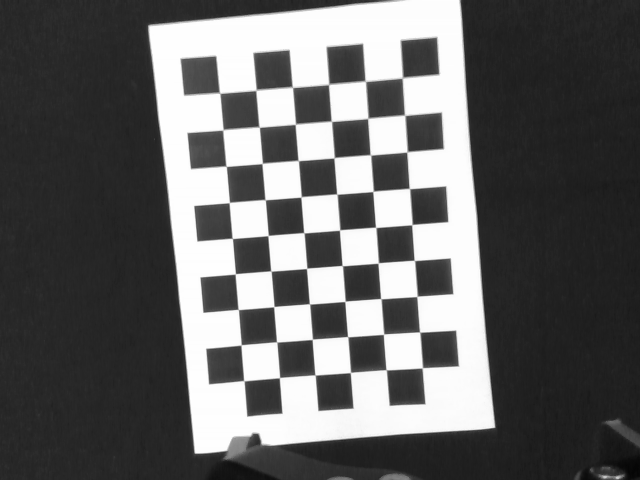
//> input picture Fri_Nov_25_17-19-40_2022/Fri_Nov_25_17-19-40_2022/image01.bmp, 640 x 480 px; its folder holds 4 pictures in this run
$ ./main   (built with g++ and OpenCV 4)
//> lines starting //> are read from the running program, lines starting //| are printed output that depends on the picture
#include <opencv2/opencv.hpp>
#include <iostream>
#include <math.h>
#include <Eigen\Dense>
#include <string>
#include <io.h>
#include <fstream>


using namespace Eigen;
using namespace std;
using namespace cv;

Mat R_T2HomogeneousMatrix(const Mat& R, const Mat& T);
void HomogeneousMtr2RT(Mat& HomoMtr, Mat& R, Mat& T);
bool isRotatedMatrix(Mat& R);
Mat eulerAngleToRotateMatrix(const Mat& eulerAngle, const std::string& seq);
Mat quaternionToRotatedMatrix(const Vec4d& q);
Mat attitudeVectorToMatrix(const Mat& m, bool useQuaternion, const string& seq);
void m_calibration(vector<string>& FilesName, Size board_size, Size square_size, Mat& cameraMatrix, Mat& distCoeffs, vector<Mat>& rvecsMat, vector<Mat>& tvecsMat, vector<Mat>& rvecsMat0, vector<Mat>& tvecsMat0);


//数据使用的已有的值
//相机中13组标定板的位姿，x,y,z，rx,ry,rz,
/*
Mat_<double> CalPose = (cv::Mat_<double>(13, 6) <<
	-0.072944147641399, -0.06687830562048944, 0.4340418493881254, -0.2207496117519063, 0.0256862005614321, 0.1926014162476009,
	-0.01969337858360518, -0.05095294728651902, 0.3671266719105768, 0.1552099329677287, -0.5763323472739464, 0.09956130526058841,
	0.1358164536530692, -0.1110802522656379, 0.4001396735998251, -0.04486168331242635, -0.004268942058870162, 0.05290073845562016,
	0.1360676260120161, -0.002373036366121294, 0.3951670952829301, -0.4359637938379769, 0.00807193982932386, 0.06162504121755787,
	-0.1047666520352697, -0.01377729010376614, 0.4570029374109721, -0.612072103513551, -0.04939465180949879, -0.1075464055169537,
	0.02866460103085085, -0.1043911269729344, 0.3879127305077527, 0.3137563103168434, -0.02113958397023016, 0.1311397970432597,
	0.1122741829392126, 0.001044006395747612, 0.3686697279333643, 0.1607160803445018, 0.2468677059920437, 0.1035103912091547,
	-0.06079521129779342, -0.02815190820828123, 0.4451740202390909, 0.1280935541917056, -0.2674407142401368, 0.1633865613363686,
	-0.02475533256363622, -0.06950841248698086, 0.2939836207787282, 0.1260629671933584, -0.2637748974005461, 0.1634102148863728,
	0.1128618887222624, 0.00117877722121125, 0.3362496409334229, 0.1049541359309871, -0.2754352318773509, 0.4251492928748009,
	0.1510545750008333, -0.0725019944548204, 0.3369908269102371, 0.2615745097093249, -0.1295598776133405, 0.6974394284203849,
	0.04885313290076512, -0.06488755216394324, 0.2441532410787161, 0.1998243391807502, -0.04919417529483511, -0.05133193756053007,
	0.08816140480523708, -0.05549965109057759, 0.3164905645998022, 0.164693654482863, 0.1153894876338608, 0.01455551646362294);

/*
Mat_<double> ToolPose = (cv::Mat_<double>(16, 6) <<
-0.49231285,  0.18113587,  0.24438224, -2.58457221, -1.76926073, -0.03413765,
-0.44666499,  0.20994852,  0.24436463, -2.58456951, -1.76929599, -0.03433315,
-0.48189749,  0.12119823,  0.24439126, -2.58449784, -1.7691939, -0.03420369,
-0.56628937,  0.12674834,  0.24438187, -2.58448124, -1.76937623, -0.03423968,
-0.53009673,  0.24997356,  0.24440751, -2.58448124, -1.76933143, -0.0343062,
-0.53130604,  0.18499097,  0.22159947, -2.33897148, -2.08740848, -0.03583381,
-0.48691669,  0.18499775,  0.22157271, -2.8293713, -1.33562957, -0.03149124,
-0.52492348,  0.11494154,  0.22158581, -2.82935514, -1.33586435, -0.03139239,
-0.52567897,  0.15355645,  0.22158586, -2.82949388, -1.33560952, -0.03150532,
-0.5373281,  0.24869937,  0.26473846, -2.35653314, -2.0673832, -0.03566578,
-0.53729278,  0.14117137,  0.26472849, -2.35676239, -2.06719262, -0.03590201,
-0.48011845,  0.14113973,  0.26476989, -2.3566664, -2.06716078, -0.03566359,
-0.47718025,  0.13960469,  0.26730678, -2.91012513, -1.17270361, -0.04329864,
-0.54959481,  0.13962604,  0.2673394, -2.96013399, -1.03596063, -0.04288144,
-0.4587878,   0.18526934,  0.26734815, -2.95994396, -1.03606047, -0.04293956,
-0.49721658,  0.18193714,  0.26989715,  2.87110418,  1.00354908, -0.1663514); //04标定数据
*/
//机械臂末端13组位姿,x,y,z,rx,ry,rz
/*
Mat_<double> ToolPose = (cv::Mat_<double>(18, 6) <<
	-0.47262094,  0.15586345,  0.31719838, -1.92726779, -2.47331381, -0.02081063,
	-0.45740247,  0.12185793, 0.31721222, -2.1941084, -2.23784006, -0.01961464,
	-0.54939986,  0.12193493,  0.31726776, -2.19401449, -2.23764807, -0.01962044,
	-0.55660827,  0.26705787,  0.31725727, -2.19402042, -2.23774502, -0.01961607,
	-0.50059381,  0.27102397,  0.31718615, -2.19417578, -2.23791585, -0.01942449,
	-0.48737426,  0.16110843,  0.31724233, -2.60065113, -1.74452559, -0.01681714,
	-0.54617517,  0.0614836,  0.31725664, -2.95506626, -1.02949705, -0.01224048,
	-0.58419053,  0.10598133,  0.31725137, -2.95495237, -1.02958923, -0.01217588,
	-0.48648367,  0.19351801,  0.31725604, -2.95491889, -1.02963535, -0.01228079,
	-0.42126019,  0.18289687, 0.31720742, -2.95504234, -1.02952854, -0.01229755,
	-0.48160197,  0.14537841,  0.32101764,  2.87209407,  1.00174074, -0.22540814,
	-0.54278199,  0.14531701,  0.3210208,  2.87198785,  1.00184326, -0.22544345,
	-0.42396111,  0.31214188,  0.32098306,  2.87187933,  1.00164604, -0.22544516,
	-0.35770812,  0.23930883,  0.32103137,  2.87197266,  1.00181882, -0.22547622,
	-0.5162291,   0.15834344,  0.32940502, -2.87580658, -1.00716358, -0.23684506,
	-0.5754205,  0.01076326, 0.32937268, -2.87591133, -1.00712662, -0.23680695,
	-0.54433476,  0.10698335,  0.33395878, -2.22895581, -2.07114201, -0.38099654,
	-0.52836378,  0.18050263,  0.33397597, -2.22875369, -2.0712213, -0.38098654);  // 06标定数据*/
Mat_<double> ToolPose = (cv::Mat_<double>(20, 6) <<
	-0.49835378,  0.18026526,  0.23105621,  2.6145799,   1.68607664,  0.01326149,
-0.55674343,  0.11648082,  0.23246009,  2.12185278,  2.26064302,  0.30315816,
-0.55870445,  0.18453935,  0.21937721,  2.7942613,   0.89932147,  0.20515106,
-0.56050729,  0.24389209,  0.21875263,  2.1537516,   1.83133115,  0.07113669,
-0.62092332,  0.13707266,  0.21802162,  2.54880365,  1.30122249,  0.2392684,
-0.55576242,  0.04824733,  0.23905145,  3.03267909,  1.21842147, 0.15594604,
-0.46274972,  0.19906769,  0.27230332,  2.15843329, 2.63357234, 0.19156694,
-0.32924146,  0.22335662,  0.25758365,  2.89293113,  0.30448089, -0.45894559,
-0.51714978,  0.30072944,  0.31548851, 2.0632013, 2.40070119, -0.05039658,
-0.4903953,   0.28561995,  0.30183679,  2.65198206,  1.41809074,  0.1760023,
-0.52765498,  0.01196056,  0.31866186, 3.1273503,  1.0736474,  0.04632872,
-0.41793951,  0.24367578,  0.28887902, 1.9366007,  2.73618549, -0.19771895,
-0.48196411,  0.33405414,  0.28884921, 1.02886255, 3.22232721, -0.07911749,
-0.50765964,  0.20264815,  0.30860083,  2.96937673,  0.53856292,  0.20745904,
-0.56984617,  0.21288488,  0.26135811,  1.66714045, 2.35729663, -0.09245728,
-0.58277104,  0.13353368,  0.30545911,  2.97068042,  0.19301497,  0.11847784,
-0.49108837,  0.11874885,  0.37920522, 3.11685052, 0.92390712, -0.23202022,
-0.37913543,  0.07917403,  0.35593816, 2.17032489, 2.45895205, -0.21349414,
-0.46115461,  0.1961118,  0.33077234,  2.90664351,  0.68784452, -0.06574012,
-0.58927869,  0.24916414,  0.35974828,  1.84905267,  2.52647221,  0.25412332);


int main(int argc, char** argv)
{
	//数据声明
	vector<Mat> R_gripper2base;
	vector<Mat> T_gripper2base;
	vector<Mat> R_target2cam;
	vector<Mat> T_target2cam;
	Mat R_cam2gripper = Mat(3, 3, CV_64FC1);				//相机与机械臂末端坐标系的旋转矩阵与平移矩阵
	Mat T_cam2gripper = Mat(3, 1, CV_64FC1);
	Mat Homo_cam2gripper = Mat(4, 4, CV_64FC1);

	vector<Mat> Homo_target2cam;
	vector<Mat> Homo_gripper2base;
	Mat tempR, tempT, temp;

	/*首先求解相机的外参（目标在相机坐标系中的位姿）*/
	Mat chessImage;

	Size board_size = Size(9, 6);                         // 标定板上每行、列的角点数
	Size square_size = Size(25, 25);                       // 实际测量得到的标定板上每个棋盘格的物理尺寸，单位mm


	Mat cameraMatrix = Mat(3, 3, CV_32FC1, Scalar::all(0));        // 摄像机内参数矩阵
	Mat distCoeffs = Mat(1, 5, CV_32FC1, Scalar::all(0));          // 摄像机的5个畸变系数：k1,k2,p1,p2,k3
	vector<Mat> rvecsMat;                                          // 存放所有图像的旋转向量，每一副图像的旋转向量为一个mat
	vector<Mat> tvecsMat;                                          // 存放所有图像的平移向量，每一副图像的平移向量为一个mat
	vector<Mat> rvecsMat0;                                          // 存放所有图像的旋转向量，每一副图像的旋转向量为一个mat
	vector<Mat> tvecsMat0;                                          // 存放所有图像的平移向量，每一副图像的平移向量为一个mat
	Mat calpose;
	vector<Mat> CalPose;

	vector<String> imagesPath;//创建容器存放读取图像路径

	string image_path = "D:/graduate/handeyecali/Fri_Nov_25_17-19-40_2022/Fri_Nov_25_17-19-40_2022/*.bmp";//待处理图像路径
	glob(image_path, imagesPath);//读取指定文件夹下图像

	m_calibration(imagesPath, board_size, square_size, cameraMatrix, distCoeffs, rvecsMat, tvecsMat, rvecsMat0, tvecsMat0);  // 相机内外参标定

	for (int i = 0; i < tvecsMat.size(); i++)
	{
		vconcat(tvecsMat[i]*0.001, rvecsMat[i], calpose);
		cout << "相机的外参" << i << ": " << calpose.t() << endl;
		CalPose.push_back(calpose.t());
	}

	for (int i = 0; i < CalPose.size(); i++)				//计算标定板与相机间的齐次矩阵（旋转矩阵与平移向量）
	{
		//temp = attitudeVectorToMatrix(CalPose.row(i), false, "");	//注意seq为空，相机与标定板间的为旋转向量
		temp = attitudeVectorToMatrix(CalPose[i], false, "");
		Homo_target2cam.push_back(temp);
		HomogeneousMtr2RT(temp, tempR, tempT);
		/*cout << i << "::" << temp << endl;
		cout << i << "::" << tempR << endl;
		cout << i << "::" << tempT << endl;*/
		R_target2cam.push_back(tempR);
		T_target2cam.push_back(tempT);
	}
	for (int j = 0; j < ToolPose.rows; j++)				//计算机械臂末端坐标系与机器人基坐标系之间的齐次矩阵
	{
		temp = attitudeVectorToMatrix(ToolPose.row(j), false, "");  //注意seq不是空，机械臂末端坐标系与机器人基坐标系之间的为欧拉角
		Homo_gripper2base.push_back(temp);
		HomogeneousMtr2RT(temp, tempR, tempT);
		/*cout << j << "::" << temp << endl;
		cout << j << "::" << tempR << endl;
		cout << j << "::" << tempT << endl;*/
		R_gripper2base.push_back(tempR);
		T_gripper2base.push_back(tempT);
	}
	//TSAI计算速度最快
	calibrateHandEye(R_gripper2base, T_gripper2base, R_target2cam, T_target2cam, R_cam2gripper, T_cam2gripper, CALIB_HAND_EYE_TSAI);

	Homo_cam2gripper = R_T2HomogeneousMatrix(R_cam2gripper, T_cam2gripper);
	cout << Homo_cam2gripper << endl;
	cout << "Homo_cam2gripper 是否包含旋转矩阵：" << isRotatedMatrix(Homo_cam2gripper) << endl;

	///

		/**************************************************
		* @note   手眼系统精度测试，原理是标定板在机器人基坐标系中位姿固定不变，
		*		  可以根据这一点进行演算
		**************************************************/
		//使用1,2组数据验证  标定板在机器人基坐标系中位姿固定不变
	cout << "1 : " << Homo_gripper2base[0] * Homo_cam2gripper * Homo_target2cam[0] << endl;
	cout << "2 : " << Homo_gripper2base[1] * Homo_cam2gripper * Homo_target2cam[1] << endl;
	//标定板在相机中的位姿
	cout << "3 : " << Homo_target2cam[1] << endl;
	cout << "4 : " << Homo_cam2gripper.inv() * Homo_gripper2base[1].inv() * Homo_gripper2base[0] * Homo_cam2gripper * Homo_target2cam[0] << endl;

	cout << "----手眼系统测试-----" << endl;
	cout << "机械臂下标定板XYZ为：" << endl;
	for (int i = 0; i < Homo_target2cam.size(); i++)
	{
		Mat chessPos{ 0.0,0.0,0.0,1.0 };  //4*1矩阵，单独求机械臂坐标系下，标定板XYZ
		Mat worldPos = Homo_gripper2base[i] * Homo_cam2gripper * Homo_target2cam[i] * chessPos;
		cout << i << ": " << worldPos.t() << endl;
	}
	waitKey(0);

	return 0;
}

/**************************************************
* @brief   将旋转矩阵与平移向量合成为齐次矩阵
* @note
* @param   Mat& R   3*3旋转矩阵
* @param   Mat& T   3*1平移矩阵
* @return  Mat      4*4齐次矩阵
**************************************************/
// [16 lines left out: function R_T2HomogeneousMatrix, not called in this run]

/**************************************************
* @brief    齐次矩阵分解为旋转矩阵与平移矩阵
* @note
* @param	const Mat& HomoMtr  4*4齐次矩阵
* @param	Mat& R              输出旋转矩阵
* @param	Mat& T				输出平移矩阵
* @return
**************************************************/
void HomogeneousMtr2RT(Mat& HomoMtr, Mat& R, Mat& T)
{
	// [6 lines of commented-out code are left out]
	Rect R_rect(0, 0, 3, 3);
	Rect T_rect(3, 0, 1, 3);
	R = HomoMtr(R_rect);
	T = HomoMtr(T_rect);

}

/**************************************************
* @brief	检查是否是旋转矩阵
* @note
* @param
* @param
* @param
* @return  true : 是旋转矩阵， false : 不是旋转矩阵
**************************************************/
// [10 lines left out: function isRotatedMatrix, not called in this run]

/**************************************************
* @brief   欧拉角转换为旋转矩阵
* @note
* @param    const std::string& seq  指定欧拉角的排列顺序；（机械臂的位姿类型有xyz,zyx,zyz几种，需要区分）
* @param    const Mat& eulerAngle   欧拉角（1*3矩阵）, 角度值
* @param
* @return   返回3*3旋转矩阵
**************************************************/
// [43 lines left out: function eulerAngleToRotateMatrix, not called in this run]

/**************************************************
* @brief   将四元数转换为旋转矩阵
* @note
* @param   const Vec4d& q   归一化的四元数: q = q0 + q1 * i + q2 * j + q3 * k;
* @return  返回3*3旋转矩阵R
**************************************************/
// [19 lines left out: function quaternionToRotatedMatrix, not called in this run]

/**************************************************
* @brief      将采集的原始数据转换为齐次矩阵（从机器人控制器中获得的）
* @note
* @param	  Mat& m    1*6//1*10矩阵 ， 元素为： x,y,z,rx,ry,rz  or x,y,z, q0,q1,q2,q3,rx,ry,rz
* @param	  bool useQuaternion      原始数据是否使用四元数表示
* @param	  string& seq         原始数据使用欧拉角表示时，坐标系的旋转顺序
* @return	  返回转换完的齐次矩阵
**************************************************/
Mat attitudeVectorToMatrix(const Mat& m, bool useQuaternion, const string& seq)
{
	CV_Assert(m.total() == 6 || m.total() == 10);
	//if (m.cols == 1)	//转置矩阵为行矩阵
	//	m = m.t();

	Mat temp = Mat::eye(4, 4, CV_64FC1);

	if (useQuaternion)
	{
		Vec4d quaternionVec = m({ 3,0,4,1 });   //读取存储的四元数
		quaternionToRotatedMatrix(quaternionVec).copyTo(temp({ 0,0,3,3 }));
	}
	else
	{
		Mat rotVec;
		if (m.total() == 6)
		{
			rotVec = m({ 3,0,3,1 });   //读取存储的欧拉角
		}
		if (m.total() == 10)
		{
			rotVec = m({ 7,0,3,1 });  //这边是不是有问题呢？
		}
		//如果seq为空，表示传入的是3*1旋转向量，否则，传入的是欧拉角
		if (0 == seq.compare(""))
		{
			Rodrigues(rotVec, temp({ 0,0,3,3 }));   //罗德利斯转换
		}
		else
		{
			eulerAngleToRotateMatrix(rotVec, seq).copyTo(temp({ 0,0,3,3 }));
		}
	}
	//存入平移矩阵
	temp({ 3,0,1,3 }) = m({ 0,0,3,1 }).t();
	return temp;   //返回转换结束的齐次矩阵
}


void m_calibration(vector<string>& FilesName, Size board_size, Size square_size, Mat& cameraMatrix, Mat& distCoeffs, vector<Mat>& rvecsMat, vector<Mat>& tvecsMat, vector<Mat>& rvecsMat0, vector<Mat>& tvecsMat0)
{
//> called with board_size = Size(9, 6), square_size = Size(25, 25)
	ofstream fout_0("calibration_result(solvepnp).txt");
	ofstream fout("calibration_result.txt");                       // 保存标定结果的文件

	cout << "开始提取角点………………" << endl;
	int image_count = 0;                                            // 图像数量
	Size image_size;                                                // 图像的尺寸

	vector<Point2f> image_points;                                   // 缓存每幅图像上检测到的角点
	vector<vector<Point2f>> image_points_seq;                       // 保存检测到的所有角点

	for (int i = 0; i < FilesName.size(); i++)
	{
		image_count++;

		// 用于观察检验输出
		cout << "image_count = " << image_count << endl;
		Mat imageInput = imread(FilesName[i]);
//> imageInput is the input picture: 480 rows x 640 cols, CV_8UC3; min 5, max 255, mean 101.2
		if (image_count == 1)  //读入第一张图片时获取图像宽高信息
		{
			image_size.width = imageInput.cols;
			image_size.height = imageInput.rows;
			cout << "image_size.width = " << image_size.width << endl;
//| image_size.width = 640
			cout << "image_size.height = " << image_size.height << endl;
//| image_size.height = 480
		}

		/* 提取角点 */
		bool bRes = findChessboardCorners(imageInput, board_size, image_points, 0);
//> image_points = 54 Points (x, y), first 12: [402.3, 77.89], [404.8, 115.3], [406.8, 152], [409.4, 188.5], [411.8, 224.7], [414.3, 260.4], [417.1, 296.4], [419.7, 332.1], [422.2, 367.9], [365.3, 81.25], [367.7, 118.4], [370.5, 155]; bRes = true
		if (bRes)
		{
			Mat view_gray;
			cout << "imageInput.channels()=" << imageInput.channels() << endl;
//| imageInput.channels()=3
			cvtColor(imageInput, view_gray, cv::COLOR_RGB2GRAY);

			/* 亚像素精确化 */
			cv::cornerSubPix(view_gray, image_points, cv::Size(11, 11), cv::Size(-1, -1), cv::TermCriteria(TermCriteria::EPS + TermCriteria::COUNT, 30, 0.01));
//> image_points = 54 Points (x, y), first 12: [402.4, 77.67], [404.7, 115.1], [407.1, 151.8], [409.4, 188.5], [411.9, 224.6], [414.4, 260.4], [417.1, 296.4], [419.7, 332.1], [422.4, 367.8], [365.4, 81.12], [367.8, 118.3], [370.4, 154.8]

			image_points_seq.push_back(image_points);  //保存亚像素角点
//> image_points_seq = 1 point lists

			/* 在图像上显示角点位置 */
			drawChessboardCorners(view_gray, board_size, image_points, true);
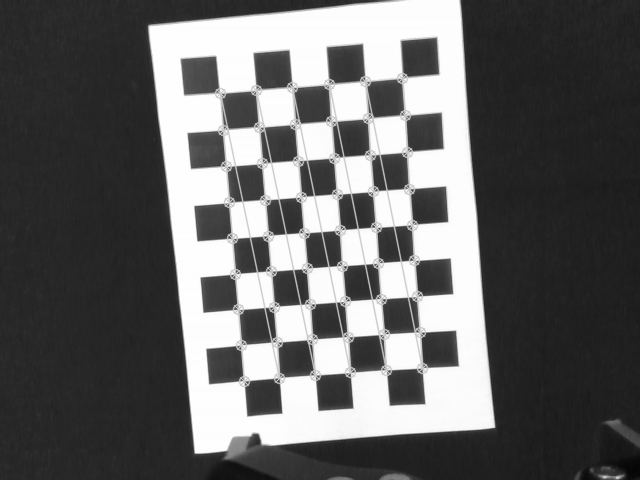
//> view_gray: 480 rows x 640 cols, CV_8UC1; min 5, max 255, mean 101.8

			imshow("Camera Calibration", view_gray);//显示图片
			waitKey(0);//暂停
		}
		else
		{
			cout << "第" << image_count << "张照片提取角点失败，请删除后，重新标定！" << endl; //找不到角点
			imshow("失败照片", imageInput);
			waitKey(0);
		}
	}
	cout << "角点提取完成！！！" << endl;


	/*棋盘三维信息*/
	vector<vector<Point3f>> object_points_seq;                     // 保存标定板上角点的三维坐标

	for (int t = 0; t < image_count; t++)
	{
		vector<Point3f> object_points;
		for (int i = 0; i < board_size.height; i++)
		{
			for (int j = 0; j < board_size.width; j++)
			{
				Point3f realPoint;
				/* 假设标定板放在世界坐标系中z=0的平面上 */
				realPoint.x = i * square_size.width;
				realPoint.y = j * square_size.height;
				realPoint.z = 0;
				object_points.push_back(realPoint);
			}
		}
		object_points_seq.push_back(object_points);
	}

	double distCoeffD[5] = {0,0,0,0,0};

	Mat cameraMatrix_0(Matx33d(607.2985229492188, 0, 315.4208984375,
		0, 607.184326171875, 233.615478515625,
		0, 0, 1));
	Mat distCoeffs_0 = Mat(1, 5, CV_64FC1, distCoeffD);          // 摄像机的5个畸变系数：k1,k2,p1,p2,k3
	Mat rvecs;                                          // 存放一张图像的旋转向量，每一副图像的旋转向量为一个mat
	Mat tvecs;                                          // 存放一张图像的平移向量，每一副图像的平移向量为一个mat
	//vector<Mat> rvecsMat0;
	//vector<Mat> tvecsMat0;

	cout << "************solvePnP准备运行*************" << endl;
	fout_0 << "相机内参数矩阵：" << endl;
	fout_0 << cameraMatrix_0 << endl << endl;
	fout_0 << "畸变系数：\n";
	fout_0 << distCoeffs_0 << endl << endl << endl;
	for (int i = 0; i < image_count; i++)
	{
		bool ret = cv::solvePnP(object_points_seq[i], image_points_seq[i], cameraMatrix_0, distCoeffs_0, rvecs, tvecs);
		fout_0 << "第" << i + 1 << "幅图像的旋转向量：" << endl;
		fout_0 << rvecs << endl;
		rvecsMat0.push_back(rvecs);

		fout_0 << "第" << i + 1 << "幅图像的平移向量：" << endl;
		fout_0 << tvecs << endl << endl;
		tvecsMat0.push_back(tvecs);

	}
	/* 运行标定函数 */
	double rms = calibrateCamera(object_points_seq, image_points_seq, image_size, cameraMatrix, distCoeffs, rvecsMat, tvecsMat, cv::CALIB_FIX_K3 + cv::CALIB_ZERO_TANGENT_DIST);
	cout << "RMS：" << rms << "像素" << endl << endl;
	cout << "标定完成！！！" << endl;

	cout << "开始评价标定结果………………";
	double total_err = 0.0;            // 所有图像的平均误差的总和
	double err = 0.0;                  // 每幅图像的平均误差
	double totalErr = 0.0;
	double totalPoints = 0.0;
	double total_err_0 = 0.0;            // solvepnp所有图像的平均误差的总和
	double err_0 = 0.0;                  // solvepnp每幅图像的平均误差
	double totalErr_0 = 0.0;
	vector<Point2f> image_points_pro;     // 保存重新计算得到的投影点
	vector<Point2f> image_points_pro_0;     // 保存solvepnp重新计算得到的投影点


	for (int i = 0; i < image_count; i++)
	{
		projectPoints(object_points_seq[i], rvecsMat[i], tvecsMat[i], cameraMatrix, distCoeffs, image_points_pro);   //通过得到的摄像机内外参数，对角点的空间三维坐标进行重新投影计算
		projectPoints(object_points_seq[i], rvecsMat0[i], tvecsMat0[i], cameraMatrix_0, distCoeffs_0, image_points_pro_0);

		err = norm(Mat(image_points_seq[i]), Mat(image_points_pro), NORM_L2);
		err_0 = norm(Mat(image_points_seq[i]), Mat(image_points_pro_0), NORM_L2);

		totalErr += err * err;
		totalErr_0 += err_0 * err_0;
		totalPoints += object_points_seq[i].size();

		err /= object_points_seq[i].size();
		err_0 /= object_points_seq[i].size();
		fout << "第" << i + 1 << "幅图像的平均误差：" << err << "像素" << endl;
		fout_0 << "第" << i + 1 << "幅图像的平均误差(solvepnp)：" << err_0 << "像素" << endl;
		total_err += err;
		total_err_0 += err_0;
	}
	fout << "重投影误差2：" << sqrt(totalErr / totalPoints) << "像素" << endl << endl;
	fout << "重投影误差3：" << total_err / image_count << "像素" << endl << endl;
	fout_0 << "重投影误差2：" << sqrt(totalErr_0 / totalPoints) << "像素" << endl << endl;
	fout_0 << "重投影误差3：" << total_err_0 / image_count << "像素" << endl << endl;
	cout << "x = " << cameraMatrix.at<double>(0, 2) << endl;
	cout << "y = " << cameraMatrix.at<double>(1, 2) << endl;
	cout << "x_0 = " << cameraMatrix_0.at<double>(0, 2) << endl;
	cout << "y_0 = " << cameraMatrix_0.at<double>(1, 2) << endl;

	//保存定标结果
	cout << "开始保存定标结果………………" << endl;
	//Mat rotation_matrix = Mat(3, 3, CV_32FC1, Scalar::all(0)); /* 保存每幅图像的旋转矩阵 */
	fout << "相机内参数矩阵：" << endl;
	fout << cameraMatrix << endl << endl;
	fout << "畸变系数：\n";
	fout << distCoeffs << endl << endl << endl;

	for (int i = 0; i < image_count; i++)
	{
		fout << "第" << i + 1 << "幅图像的旋转向量：" << endl;
	    fout << rvecsMat[i] << endl;

	//     /* 将旋转向量转换为相对应的旋转矩阵 */
	//	   Rodrigues(rvecsMat[i], rotation_matrix);
	//     fout << "第" << i + 1 << "幅图像的旋转矩阵：" << endl;
	//     fout << rotation_matrix << endl;
	   fout << "第" << i + 1 << "幅图像的平移向量：" << endl;
	   fout << tvecsMat[i] << endl << endl;

	}
//> (the run ends here: the program stops with an error, at `calibrateHandEye(R_gripper2base, T_gripper2base, R_target2cam, T_targe..`)
